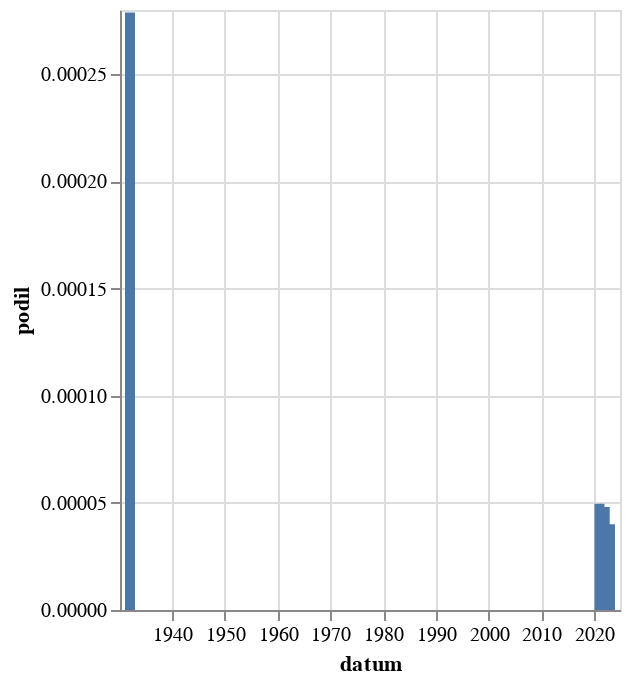

The cell this chart's notebook holds for it:
### Code cell
alt.Chart(
    zavorka("bučen").to_pandas(),
    width = 250
).mark_bar(
).encode(
    alt.X('datum:T'),
    alt.Y('podil:Q')
)

### Figure 1 — Vega-Lite specification as saved in the notebook (floating-point values rounded to 4 significant figures)
{"config": {"view": {"continuousWidth": 300, "continuousHeight": 300}}, "data": {"name": "data-dd7ffb0eddcafba261b86c4b4343817b"}, "mark": {"type": "bar"}, "encoding": {"x": {"field": "datum", "type": "temporal"}, "y": {"field": "podil", "type": "quantitative"}}, "width": 250, "$schema": "https://vega.github.io/schema/vega-lite/v5.8.0.json", "datasets": {"data-dd7ffb0eddcafba261b86c4b4343817b": [{"datum": "1932-01-01T00:00:00", "text": 1, "text_right": 3586, "podil": 0.0002789, "co": "bučen"}, {"datum": "2021-01-01T00:00:00", "text": 1, "text_right": 20176, "podil": 4.956e-05, "co": "bučen"}, {"datum": "2022-01-01T00:00:00", "text": 1, "text_right": 20822, "podil": 4.803e-05, "co": "bučen"}, {"datum": "2023-01-01T00:00:00", "text": 1, "text_right": 24959, "podil": 4.007e-05, "co": "bučen"}]}}
